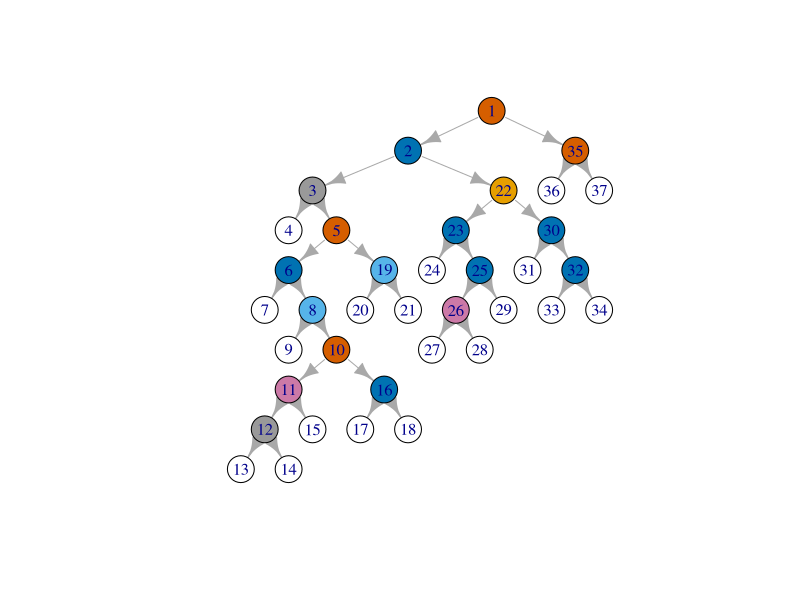

Here is the R script that generated this plot:
# Load library
library(MASS)
library(igraph)

# Clear environment
rm(list = ls())

# Setting Japanese font (for MacOSX)
# par(family= "HiraKakuProN-W3")

# Chapter7 e.g.64
# 回帰の決定木。

# 分岐処理の際の損失関数sq_loss(y)
# 分岐先のデータ集合における応答変数値の分散を返す。
# 分散が小さい（=似たような応答変数値のデータが割り振られている）割り振り方を
# より適切な分岐の仕方であると判定する。
sq_loss <- function(y) {
  y_bar <- mean(y)
  return(sum((y - y_bar) ^ 2))
}

# 分岐処理を行う関数branch(x, y, f, S, m)
# x: 全説明変数データ。説明変数行列の形で受け取る。
# y: 全応答変数データ。
# f: 分岐を評価する損失関数
# S: 分岐を評価するデータの添字集合
# m: 説明変数に含まれる要素数（実際は利用されていない！）
branch <- function(x, y, f, S, m = ncol(x)) {
  n <- length(S) # 分岐を評価するデータ集合に含まれるデータ数
  p <- ncol(x) # 説明変数に含まれる要素数
  if (n == 0) { # 評価するデータ集合が空集合ならばNULLを返す。
    return(NULL)
  }
  best_score <- Inf # 分岐評価スコアの最小値
  for (j in 1:p) { # 分岐評価に用いる要素として、説明変数の全要素をなめる。
    for (i in S) { # 分岐評価に用いるデータとして、評価対象データ集合の全データをなめる。
      left <- NULL; right <- NULL # 分岐先のデータ集合
      for (k in S) {
        if (x[k, j] < x[i, j]) { # i番目のデータの第j要素を基準値として、各データの第j要素を評価する。
          left <- c(left, k) # 基準値より大きかったら左の分岐へ割り振る。
        } else {
          right <- c(right, k) # 基準値より小さかったら右の分岐へ割り振る。
        }
      }
      L <- f(y[left]); R <- f(y[right]) # 割り振られた分岐先のデータ集合において、損失関数の値を計算。
      score <- L + R # 左右のデータ群の損失関数値の和を、当該分岐条件における評価スコアとする。
      if (score < best_score) {
        best_score <- score
        # ベストスコアを叩いた分岐条件のパラメータを戻り値とする。
        info <- list(i = i, j = j, # 分岐評価の基準値として用いた、「i番目のデータの第j要素」のi, j
                     left = left, right = right, # 左と右の各分岐に割り振られたデータの添字。
                     score = best_score, # ベストスコアの値。
                     left_score = L, right_score = R) # ベストスコアの際の左と右の各データ集合における損失関数値。
      }
    }
  }
  return(info)
}

# 決定木構成を行う関数dt(x, y, f, alpha, n_min, m)
# x: 全説明変数データ。説明変数行列の形で受け取る。
# y: 全応答変数データ。
# f: 分岐を評価する損失関数。デフォルト引数としてsq_lossを取る。
# alpha: 式(7.3)におけるパラメタalpha。
# n_min: 各頂点において分岐処理を行うか否かを決定する閾値データ数。
# m: 説明変数に含まれる要素数。
dt <- function(x, y, 
               f = "sq_loss", alpha = 0, n_min = 1, m = ncol(x)) {
  # 損失関数の決定
  if (f == "sq_loss") {
    g <- sq_loss
  } else if (f == "mis_match") {
    g <- mis_match
  } else if (f == "gini") {
    g <- gini
  } else {
    g <- entropy
  }
  
  n <- length(y) # 総データ数
  stack <- list() # 決定木構成に用いるスタック。
  # stackの各要素stack[[i]]は、
  # i番目の頂点に関する属性情報を保持するlist型変数。
  # parent: 親頂点の番号。
  # set: 子となるデータの添字集合。
  # score: 子となるデータ集合の損失関数値。
  stack[[1]] <- list(parent = 0, set = 1:n, score = g(y)) # i = 1の頂点は根。
  vertex <- list() # i番目の頂点に関する属性情報を保持するlist型変数。
  # vertex[[i]]の各要素について：
  # parent: 親頂点の番号。
  # set: その頂点に割り振られたデータの添字集合。
  # th: （子頂点を持っている場合、）分岐処理を行った際の基準値として用いたデータ値。
  # j: （子頂点を持っている場合、）分岐処理を行った際の基準として用いた「説明変数の要素」の番号。端点では0とする。
  k <- 0 # 頂点番号管理用変数
  
  # 処理待ちスタックが0になるまで分岐処理を行う。
  while (length(stack) > 0) {
    r <- length(stack) # 決定木構成処理待ち頂点の数
    node <- stack[[r]] # スタックの一番上にある頂点を処理対象とする。
    stack <- stack[-r] # POP処理とするので、スタックの一番上にある頂点を削除。
    k <- k + 1
    res <- branch(x, y, g, node$set, m) # 処理対象頂点において分岐処理を実行。
    # 以下の条件に当てはまる場合は、分岐処理を止めて、当該頂点を端点として管理する。
    # i) 分岐処理を行う前と行った後のscore差がalphaより小さい場合。
    # ii) 当該頂点におけるデータ数がn_minより小さい場合。
    # iii) 子頂点に割り振られたデータ集合が一つでも空集合となった場合。
    if (node$score - res$score < alpha || 
        length(node$set) < n_min ||
        length(res$left) == 0 ||
        length(res$right) == 0) {
      vertex[[k]] <- list(parent = node$parent, j = 0, set = node$set)
    } else {
      # 分岐処理を行う場合は、当該頂点を内点として管理する。
      # かつ、生成された子頂点の情報を処理待ちスタックに追加する。
      vertex[[k]] <- list(parent = node$parent, set = node$set, 
                          th = x[res$i, res$j], j = res$j)
      stack[[r]] <- list(parent = k, set = res$right, score = res$right_score)
      stack[[r + 1]] <- list(parent = k, set = res$left, score = res$left_score)
    }
  }
  
  # 出来上がった木データvertexの整形。
  # 左右の子頂点の番号情報をleft, rightとして付与する。端点の場合は値を0とする。
  # 頂点が端点であれば、割り振られたデータの応答変数値の最頻値情報または平均値情報をcenterとして付与する。
  
  # 最頻値計算用関数mode(y)
  mode <- function(y) {
    names(sort(table(y), decreasing = TRUE))[1]
  }
  r <- length(vertex) # 木に含まれる頂点数
  for (h in 1:r) {
    vertex[[h]]$left <- 0; vertex[[h]]$right <- 0 # 各頂点の左右子頂点の番号を0で初期化。
  }
  for (h in r:2) { # 端点から根に向かって遡って処理を行う。
    pa <- vertex[[h]]$parent # 当該頂点の親頂点の頂点番号。
    if (vertex[[pa]]$right == 0) { # 子頂点番号情報は左の方が小さくなるように付与する。
      vertex[[pa]]$right <- h
    } else {
      vertex[[pa]]$left <- h
    }
  }
  # 損失関数がsq_lossの場合は、当該頂点における応答変数値の平均値情報を付与する。
  # それ以外の損失関数の場合は、当該頂点における応答変数値の最頻値情報を付与する。
  if (f == "sq_loss") {
    g <- mean
  } else {
    g <- mode
  }
  for (h in 1:r) {
    if (vertex[[h]]$j == 0) { # 以下の処理は端点の時のみ。
      vertex[[h]]$center <- g(y[vertex[[h]]$set]) # 最頻値情報or平均値情報をcenterとして付与。
    }
  }
  return(vertex)
}

# Bostonデータセットを用いて決定木を作成。
x <- as.matrix(Boston[, 1:13])
y <- as.vector(Boston[, 14])
vertex <- dt(x, y, n_min = 50) # 各端点には最低50個のデータが割り振られる。
r <- length(vertex)
col <- array(dim = r) # 各頂点において分岐処理の基準として用いた「説明変数の要素」の番号。端点では0。
edge_list <- matrix(nrow = r, ncol = 2) # igraphで木を描画する際に必要な木構造情報。
for (h in 1:r) {
  col[h] <- vertex[[h]]$j
  edge_list[h, ] <- c(vertex[[h]]$parent, h)
}
edge_list <- edge_list[-1, ] # 根の情報は除く。
g <- graph_from_edgelist(edge_list)
V(g)$color <- col # 各頂点の色は、分岐処理の基準として用いた「説明変数の要素」を意味する。
plot(g, layout = layout.reingold.tilford(g, root = 1)) # 決定木の描画

# 各分岐処理のログを表示
NODE <- NULL # 分岐処理を行った頂点（内点）の番号
VAR <- NULL # 分岐処理の基準として用いた説明変数の要素の番号
TH <- NULL # 分岐処理の基準値として用いたデータ値
for (h in 1:r) {
  if (vertex[[h]]$j != 0) {
    j <- vertex[[h]]$j
    th <- vertex[[h]]$th
    NODE <- c(NODE, h)
    VAR <- c(VAR, j)
    TH <- c(TH, th)
  }
}
print(cbind(NODE, VAR, TH))
